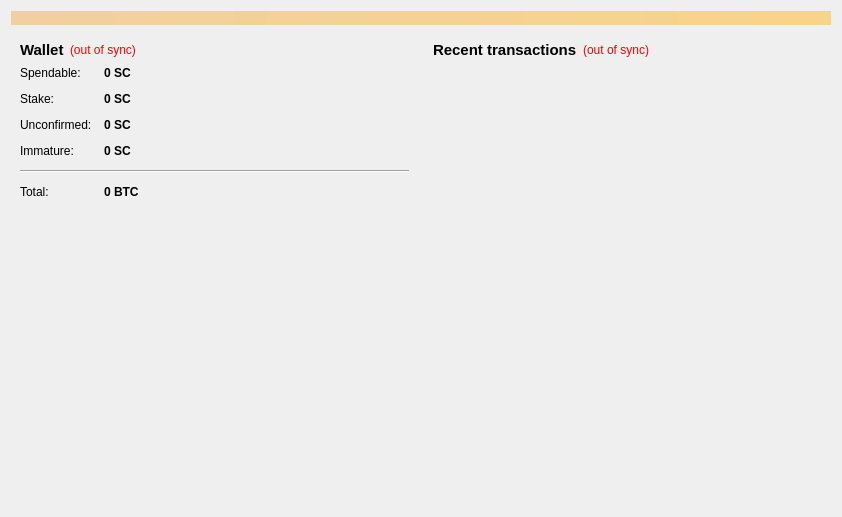
<?xml version="1.0" encoding="UTF-8"?>
<ui version="4.0">
 <class>OverviewPage</class>
 <widget class="QWidget" name="OverviewPage">
  <property name="geometry">
   <rect>
    <x>0</x>
    <y>0</y>
    <width>842</width>
    <height>517</height>
   </rect>
  </property>
  <property name="windowTitle">
   <string>Form</string>
  </property>
  <layout class="QVBoxLayout" name="topLayout">
   <item>
    <widget class="QLabel" name="labelAlerts">
     <property name="visible">
      <bool>false</bool>
     </property>
     <property name="styleSheet">
      <string notr="true">background-color: qlineargradient(x1: 0, y1: 0, x2: 1, y2: 0, stop:0 #F0D0A0, stop:1 #F8D488);  color:#000000
</string>
     </property>
     <property name="wordWrap">
      <bool>true</bool>
     </property>
     <property name="margin">
      <number>3</number>
     </property>
    </widget>
   </item>
   <item>
    <layout class="QHBoxLayout" name="horizontalLayout" stretch="1,1">
     <item>
      <layout class="QVBoxLayout" name="verticalLayout_2">
       <item>
        <widget class="QWidget" name="widget" native="true">
         <layout class="QVBoxLayout" name="verticalLayout_4">
          <item>
           <layout class="QHBoxLayout" name="horizontalLayout_4">
            <item>
             <widget class="QLabel" name="label_5">
              <property name="font">
               <font>
                <pointsize>11</pointsize>
                <weight>75</weight>
                <bold>true</bold>
               </font>
              </property>
              <property name="text">
               <string>Wallet</string>
              </property>
             </widget>
            </item>
            <item>
             <widget class="QLabel" name="labelWalletStatus">
              <property name="toolTip">
               <string>The displayed information may be out of date. Your wallet automatically synchronizes with the SC network after a connection is established, but this process has not completed yet.</string>
              </property>
              <property name="styleSheet">
               <string notr="true">QLabel { color: red; }</string>
              </property>
              <property name="text">
               <string notr="true">(out of sync)</string>
              </property>
              <property name="alignment">
               <set>Qt::AlignLeading|Qt::AlignLeft|Qt::AlignVCenter</set>
              </property>
             </widget>
            </item>
            <item>
             <spacer name="horizontalSpacer_2">
              <property name="orientation">
               <enum>Qt::Horizontal</enum>
              </property>
              <property name="sizeHint" stdset="0">
               <size>
                <width>40</width>
                <height>20</height>
               </size>
              </property>
             </spacer>
            </item>
           </layout>
          </item>
          <item>
           <layout class="QFormLayout" name="formLayout_2">
            <property name="fieldGrowthPolicy">
             <enum>QFormLayout::AllNonFixedFieldsGrow</enum>
            </property>
            <property name="horizontalSpacing">
             <number>12</number>
            </property>
            <property name="verticalSpacing">
             <number>12</number>
            </property>
            <item row="0" column="0">
             <widget class="QLabel" name="label">
              <property name="text">
               <string>Spendable:</string>
              </property>
             </widget>
            </item>
            <item row="0" column="1">
             <widget class="QLabel" name="labelBalance">
              <property name="font">
               <font>
                <weight>75</weight>
                <bold>true</bold>
               </font>
              </property>
              <property name="cursor">
               <cursorShape>IBeamCursor</cursorShape>
              </property>
              <property name="toolTip">
               <string>Your current spendable balance</string>
              </property>
              <property name="text">
               <string notr="true">0 SC</string>
              </property>
              <property name="alignment">
               <set>Qt::AlignLeading|Qt::AlignLeft|Qt::AlignVCenter</set>
              </property>
              <property name="textInteractionFlags">
               <set>Qt::LinksAccessibleByMouse|Qt::TextSelectableByKeyboard|Qt::TextSelectableByMouse</set>
              </property>
             </widget>
            </item>
            <item row="1" column="0">
             <widget class="QLabel" name="label_6">
              <property name="text">
               <string>Stake:</string>
              </property>
             </widget>
            </item>
            <item row="1" column="1">
             <widget class="QLabel" name="labelStake">
              <property name="font">
               <font>
                <weight>75</weight>
                <bold>true</bold>
               </font>
              </property>
              <property name="cursor">
               <cursorShape>IBeamCursor</cursorShape>
              </property>
              <property name="toolTip">
               <string>Total of coins that was staked, and do not yet count toward the current balance</string>
              </property>
              <property name="text">
               <string notr="true">0 SC</string>
              </property>
              <property name="alignment">
               <set>Qt::AlignLeading|Qt::AlignLeft|Qt::AlignVCenter</set>
              </property>
              <property name="textInteractionFlags">
               <set>Qt::LinksAccessibleByMouse|Qt::TextSelectableByKeyboard|Qt::TextSelectableByMouse</set>
              </property>
             </widget>
            </item>
            <item row="2" column="0">
             <widget class="QLabel" name="label_3">
              <property name="text">
               <string>Unconfirmed:</string>
              </property>
             </widget>
            </item>
            <item row="2" column="1">
             <widget class="QLabel" name="labelUnconfirmed">
              <property name="font">
               <font>
                <weight>75</weight>
                <bold>true</bold>
               </font>
              </property>
              <property name="cursor">
               <cursorShape>IBeamCursor</cursorShape>
              </property>
              <property name="toolTip">
               <string>Total of transactions that have yet to be confirmed, and do not yet count toward the current balance</string>
              </property>
              <property name="text">
               <string notr="true">0 SC</string>
              </property>
              <property name="alignment">
               <set>Qt::AlignLeading|Qt::AlignLeft|Qt::AlignVCenter</set>
              </property>
              <property name="textInteractionFlags">
               <set>Qt::LinksAccessibleByMouse|Qt::TextSelectableByKeyboard|Qt::TextSelectableByMouse</set>
              </property>
             </widget>
            </item>
            <item row="3" column="0">
             <widget class="QLabel" name="labelImmatureText">
              <property name="text">
               <string>Immature:</string>
              </property>
             </widget>
            </item>
            <item row="3" column="1">
             <widget class="QLabel" name="labelImmature">
              <property name="font">
               <font>
                <weight>75</weight>
                <bold>true</bold>
               </font>
              </property>
              <property name="toolTip">
               <string>Mined balance that has not yet matured</string>
              </property>
              <property name="text">
               <string notr="true">0 SC</string>
              </property>
              <property name="alignment">
               <set>Qt::AlignLeading|Qt::AlignLeft|Qt::AlignVCenter</set>
              </property>
              <property name="textInteractionFlags">
               <set>Qt::LinksAccessibleByMouse|Qt::TextSelectableByKeyboard|Qt::TextSelectableByMouse</set>
              </property>
             </widget>
            </item>
            <item row="4" column="0" colspan="2">
             <widget class="Line" name="line">
              <property name="maximumSize">
               <size>
                <width>16777215</width>
                <height>16777215</height>
               </size>
              </property>
              <property name="orientation">
               <enum>Qt::Horizontal</enum>
              </property>
             </widget>
            </item>
            <item row="5" column="0">
             <widget class="QLabel" name="labelTotalText">
              <property name="text">
               <string>Total:</string>
              </property>
             </widget>
            </item>
            <item row="5" column="1">
             <widget class="QLabel" name="labelTotal">
              <property name="font">
               <font>
                <weight>75</weight>
                <bold>true</bold>
               </font>
              </property>
              <property name="cursor">
               <cursorShape>IBeamCursor</cursorShape>
              </property>
              <property name="toolTip">
               <string>Your current total balance</string>
              </property>
              <property name="text">
               <string notr="true">0 BTC</string>
              </property>
              <property name="alignment">
               <set>Qt::AlignLeading|Qt::AlignLeft|Qt::AlignVCenter</set>
              </property>
              <property name="textInteractionFlags">
               <set>Qt::LinksAccessibleByMouse|Qt::TextSelectableByKeyboard|Qt::TextSelectableByMouse</set>
              </property>
             </widget>
            </item>
           </layout>
          </item>
         </layout>
        </widget>
       </item>
       <item>
        <spacer name="verticalSpacer_2">
         <property name="orientation">
          <enum>Qt::Vertical</enum>
         </property>
         <property name="sizeHint" stdset="0">
          <size>
           <width>20</width>
           <height>40</height>
          </size>
         </property>
        </spacer>
       </item>
       <item>
        <widget class="QLabel" name="label_overview_pic">
         <property name="sizePolicy">
          <sizepolicy hsizetype="Preferred" vsizetype="Preferred">
           <horstretch>0</horstretch>
           <verstretch>0</verstretch>
          </sizepolicy>
         </property>
         <property name="minimumSize">
          <size>
           <width>0</width>
           <height>0</height>
          </size>
         </property>
         <property name="maximumSize">
          <size>
           <width>500</width>
           <height>500</height>
          </size>
         </property>
         <property name="text">
          <string/>
         </property>
         <property name="pixmap">
          <pixmap resource="../bitcoin.qrc">:/images/wallet_bg</pixmap>
         </property>
         <property name="alignment">
          <set>Qt::AlignCenter</set>
         </property>
         <property name="margin">
          <number>20</number>
         </property>
        </widget>
       </item>
       <item>
        <spacer name="verticalSpacer">
         <property name="orientation">
          <enum>Qt::Vertical</enum>
         </property>
         <property name="sizeHint" stdset="0">
          <size>
           <width>20</width>
           <height>40</height>
          </size>
         </property>
        </spacer>
       </item>
      </layout>
     </item>
     <item>
      <layout class="QVBoxLayout" name="verticalLayout_3">
       <item>
        <widget class="QWidget" name="widget_2" native="true">
         <layout class="QVBoxLayout" name="verticalLayout">
          <item>
           <layout class="QHBoxLayout" name="horizontalLayout_2">
            <item>
             <widget class="QLabel" name="label_4">
              <property name="font">
               <font>
                <pointsize>11</pointsize>
                <weight>75</weight>
                <bold>true</bold>
               </font>
              </property>
              <property name="text">
               <string>&lt;b&gt;Recent transactions&lt;/b&gt;</string>
              </property>
             </widget>
            </item>
            <item>
             <widget class="QLabel" name="labelTransactionsStatus">
              <property name="toolTip">
               <string>The displayed information may be out of date. Your wallet automatically synchronizes with the SC network after a connection is established, but this process has not completed yet.</string>
              </property>
              <property name="styleSheet">
               <string notr="true">QLabel { color: red; }</string>
              </property>
              <property name="text">
               <string notr="true">(out of sync)</string>
              </property>
              <property name="alignment">
               <set>Qt::AlignRight|Qt::AlignTrailing|Qt::AlignVCenter</set>
              </property>
             </widget>
            </item>
            <item>
             <spacer name="horizontalSpacer">
              <property name="orientation">
               <enum>Qt::Horizontal</enum>
              </property>
              <property name="sizeHint" stdset="0">
               <size>
                <width>40</width>
                <height>20</height>
               </size>
              </property>
             </spacer>
            </item>
           </layout>
          </item>
          <item>
           <widget class="QListView" name="listTransactions">
            <property name="styleSheet">
             <string notr="true">QListView { background: transparent; }</string>
            </property>
            <property name="frameShape">
             <enum>QFrame::NoFrame</enum>
            </property>
            <property name="verticalScrollBarPolicy">
             <enum>Qt::ScrollBarAlwaysOff</enum>
            </property>
            <property name="horizontalScrollBarPolicy">
             <enum>Qt::ScrollBarAlwaysOff</enum>
            </property>
            <property name="selectionMode">
             <enum>QAbstractItemView::NoSelection</enum>
            </property>
           </widget>
          </item>
         </layout>
        </widget>
       </item>
      </layout>
     </item>
    </layout>
   </item>
  </layout>
 </widget>
 <resources>
  <include location="../bitcoin.qrc"/>
 </resources>
 <connections/>
</ui>
